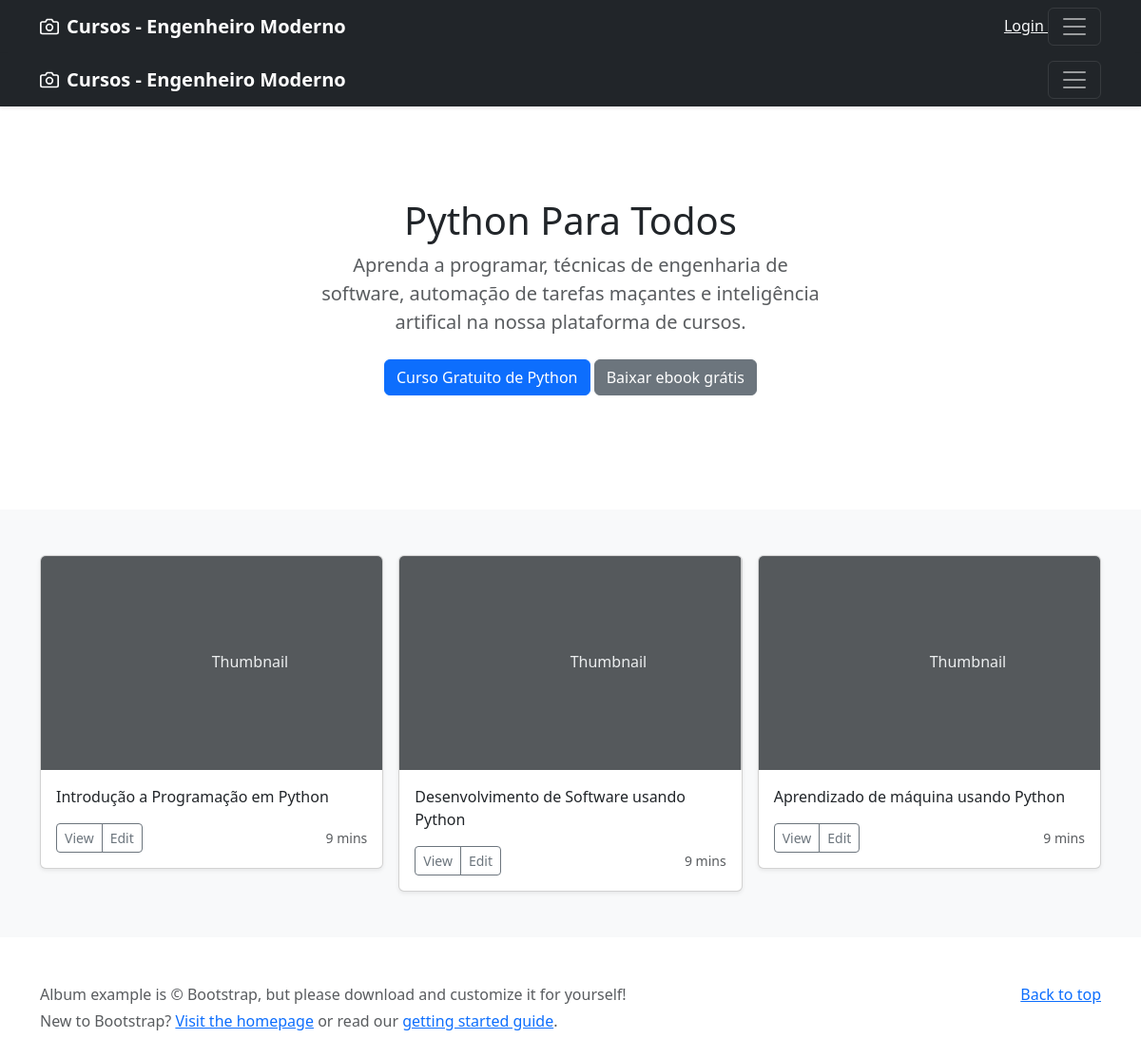
/home/, run on the app's committed database.
### webadmin/models.py (models this page shows, shortened)
class Course(models.Model):
    title = models.CharField(max_length=255)
    slug = models.SlugField(max_length=255, unique=True)
    description = models.TextField(null=True)
    created = models.DateTimeField(auto_now_add=True)
    updated = models.DateTimeField(auto_now=True)
    banner = models.ImageField(upload_to='course')
    price = models.FloatField()

### webadmin/views.py (the view)
# urls.py: path('', views.index, name='index'),
def index(request):
    courses_list = Course.objects.order_by('-title')
    context = {'courses_list': courses_list}
    return render(request, 'index.html', context)

### webadmin/templates/index.html (shortened to what this page needs)
{% extends 'base.html' %}
{% load bootstrap5 %}
{% block content %}
<header>
    <div class="navbar navbar-dark bg-dark shadow-sm">
      <div class="container">
        <a href="#" class="navbar-brand d-flex align-items-center">
          <strong>Cursos - Engenheiro Moderno</strong>
        </a>
        <button class="navbar-toggler" type="button" data-bs-toggle="collapse" data-bs-target="#navbarHeader" aria-controls="navbarHeader" aria-expanded="false" aria-label="Toggle navigation">
          <span class="navbar-toggler-icon"></span>
        </button>
      </div>
    </div>
  </header>
  <main>
    <section class="py-5 text-center container">
      <div class="row py-lg-5">
        <div class="col-lg-6 col-md-8 mx-auto">
          <h1 class="fw-light">Python Para Todos</h1>
          <p class="lead text-muted">Aprenda a programar, técnicas de engenharia de software, automação de tarefas maçantes e inteligência artifical na nossa plataforma de cursos.</p>
          <p>
            <a href="#" class="btn btn-primary my-2">Curso Gratuito de Python</a>
            <a href="#" class="btn btn-secondary my-2">Baixar ebook grátis</a>
          </p>
        </div>
      </div>
    </section>
    <div class="album py-5 bg-light">
      <div class="container">
        <div class="row row-cols-1 row-cols-sm-2 row-cols-md-3 g-3">
          {% for course in courses_list %}
          <div class="col">
            <div class="card shadow-sm">
              <svg class="bd-placeholder-img card-img-top" width="100%" height="225" xmlns="http://www.w3.org/2000/svg" role="img" aria-label="Placeholder: Thumbnail" preserveAspectRatio="xMidYMid slice" focusable="false"><title>Placeholder</title><rect width="100%" height="100%" fill="#55595c"/><text x="50%" y="50%" fill="#eceeef" dy=".3em">Thumbnail</text></svg>
              <div class="card-body">
                <p class="card-text">{{ course.title }}</p>
                <div class="d-flex justify-content-between align-items-center">
                  <div class="btn-group">
                    <button type="button" class="btn btn-sm btn-outline-secondary">View</button>
                    <button type="button" class="btn btn-sm btn-outline-secondary">Edit</button>
                  </div>
                  <small class="text-muted">9 mins</small>
                </div>
              </div>
            </div>
          </div>
          {% endfor %}
        </div>
      </div>
    </div>
  </main>
  <footer class="text-muted py-5">
    <div class="container">
      <p class="float-end mb-1">
        <a href="#">Back to top</a>
      </p>
      <p class="mb-1">Album example is &copy; Bootstrap, but please download and customize it for yourself!</p>
      <p class="mb-0">New to Bootstrap? <a href="/">Visit the homepage</a> or read our <a href="/docs/5.0/getting-started/introduction/">getting started guide</a>.</p>
    </div>
  </footer>
{% endblock %}

### templates/base.html (shortened to what this page needs)
<!DOCTYPE html>
<html lang="en">
<head>
    {% load bootstrap5 %}
    {% bootstrap_css %}
</head>
<body>
    <header>
        <div class="navbar navbar-dark bg-dark shadow-sm">
          <div class="container">
            <a href="{% url 'index' %}" class="navbar-brand d-flex align-items-center">
              <strong>Cursos - Engenheiro Moderno</strong>
            </a>
            <div>
              {% if request.session.username %}
                <span class="text-white">olá, {{ request.session.username }}</span>
                <a href="{% url 'my_courses' %}" class="link-light"> | Meus cursos </a>
                <a href="{% url 'logout' %}" class="link-light"> | Logout</a>
              {% else %}
                <a href="{% url 'login' %}" class="link-light"> Login </a>
              {% endif %}
              <button class="navbar-toggler" type="button" data-bs-toggle="collapse" data-bs-target="#navbarHeader" aria-controls="navbarHeader" aria-expanded="false" aria-label="Toggle navigation">
                <span class="navbar-toggler-icon"></span>
              </button>
            </div>
          </div>
        </div>
      </header>
    {% block content %}
    {% endblock content %}
</body>
</html>

### data on the page
Course: title "Introdução a Programação em Python"
Course: title "Desenvolvimento de Software usando Python"
Course: title "Aprendizado de máquina usando Python"
